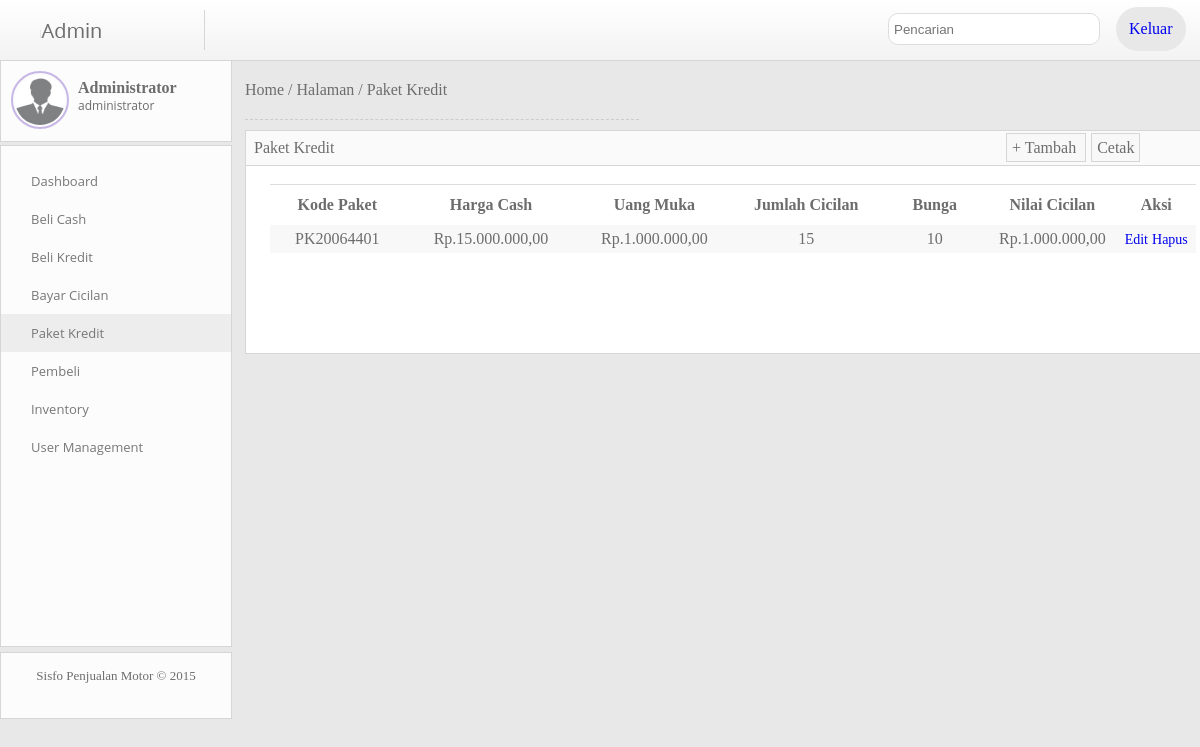
Page /index.php?mod=paket (signed in) on the committed database.
### tables this page shows
CREATE TABLE `kredit_paket` (
  `paket_kode` char(10) NOT NULL,
  `paket_harga_cash` double NOT NULL,
  `paket_uang_muka` double NOT NULL,
  `paket_jumlah_cicilan` decimal(2,0) NOT NULL,
  `paket_bunga` double NOT NULL,
  `paket_nilai_cicilan` double NOT NULL,
  PRIMARY KEY (`paket_kode`)
);

### inc/function.php (called while the page is built, shortened)
<?php
function rupiah($nilai){
	$rupiah = "Rp.".number_format($nilai,2,',','.');
	return $rupiah;
}
?>

### module/paket.php (the view, shortened to what this page needs)
<?php
  $servername = "localhost";
  $database = "motor_db";
  $uname = "root";
  $pass = "";
  $conn = mysqli_connect($servername, $uname, $pass, $database);
  $batas    = 10;
  if(!empty($page)){
        $nilaiawal  = $page-1;
        $mulaiawal  = $nilaiawal * $batas;
  }elseif($page==1){
        $mulaiawal  = 0;
  }else{
        $mulaiawal  = 0;
  }
	$sql_display 	=mysqli_query($conn, "SELECT *FROM kredit_paket LIMIT $mulaiawal,$batas");
?>
<div class='breadcumb'>
<a href='index.php?mod=dashboard'>Home</a> / <a href='index.php'>Halaman</a> / <a href='index.php?mod=paket'>Paket Kredit</a>
	<div class='garis'></div>
</div>
<div class='isi'>
	<div class='isi-judul'><font>Paket Kredit</font><a href='index.php?mod=paket&aksi=tambah'><font>+ Tambah </font></a>
   <a href='print.php?mod=paket' style='margin-left:5px'><font> Cetak </font></a>
  </div>
	<br>
        <table width="900" id='display' align='center'  cellspacing="0" cellpadding="0">
          <tr>
            <th width="145" scope="col">Kode Paket</th>
            <th width="190" scope="col">Harga Cash</th>
            <th width="163" scope="col">Uang Muka</th>
            <th width="188" scope="col">Jumlah Cicilan</th>
            <th width="125" scope="col">Bunga</th>
            <th width="125" scope="col">Nilai Cicilan</th>
            <th width="87" scope="col">Aksi</th>
          </tr>
        <?php while($row=mysqli_fetch_assoc($sql_display)){ echo "
          <tr align='center'>
            <td>".$row['paket_kode']."</td>
            <td>".rupiah($row['paket_harga_cash'])."</td>
            <td>".rupiah($row['paket_uang_muka'])."</td>
            <td>".$row['paket_jumlah_cicilan']."</td>
            <td>".$row['paket_bunga']."</td>
            <td>".rupiah($row['paket_nilai_cicilan'])."</td>
            <td>
            	<a href='index.php?mod=paket&aksi=edit&id=".$row['paket_kode']."''>Edit</a>
            	<a href='index.php?mod=paket&aksi=hapus&id=".$row['paket_kode']."''>Hapus</a>
            	</td>
          </tr>";
          }
        ?>
        </table>
</div>

### asset/css/style.css (style rules this page uses)
body { margin : 0; background-color : #E8E8E8; font-family : 'Century Gothic'; color : #6D6D6D; }
.breadcumb a { text-decoration : none; color : #6D6D6D; }
.garis { width : 40%; border-top-style : dashed; border-top-color : #CCCCCC; border-top-width : 0.5px; margin-left : 0px; margin-top : 20px; }
.isi { margin-top : 10px; background-color : #FFFFFF; border-color : #D6D6D6; border-style : solid; border-width : 1px; width : 99%; padding-bottom : 100px; }
.isi-judul { width : 98.5%; padding : 8px; background-color : #FAFAFA; border-bottom-color : #D6D6D6; border-bottom-style : solid; border-bottom-width : 1px; }
.isi-judul a { margin-left : 70%; text-decoration : none; border-style : solid; border-color : #D6D6D6; border-width : 1px; color : #6D6D6D; padding : 5px; background-color : #F8F8F8; }
.isi-judul a font { margin-left : 0px; }
table { *border-collapse: collapse; border-spacing: 0; width: 95%; }
#display th { height : 30px; }
#display tr { height : 25px; }
#display th,td { border-top-width : 1px; border-top-style : solid; border-color : #DDDDDD; border-spacing : 0px; }
#display tbody tr:nth-child(even) { background-color :#F8F8F8; }
#display td a { text-decoration : none; font-size : 14px; }
#input tr,td,th { border-style : none; padding : 5px; }

### rows in the picture
kredit_paket: paket_kode "PK20064401", paket_harga_cash "Rp.15.000.000,00", paket_uang_muka "Rp.1.000.000,00", paket_jumlah_cicilan "15", paket_bunga "10", paket_nilai_cicilan "Rp.1.000.000,00"
